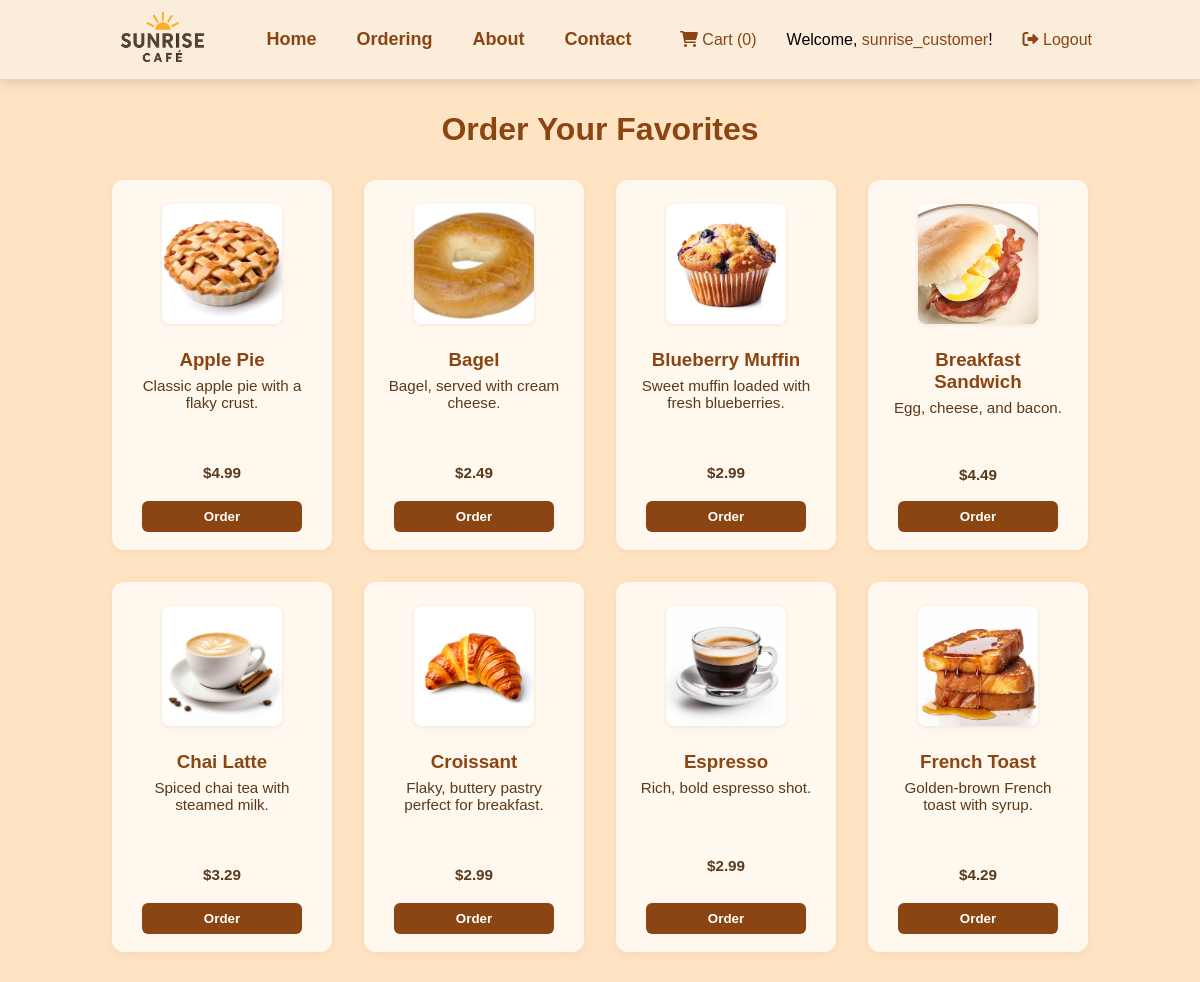
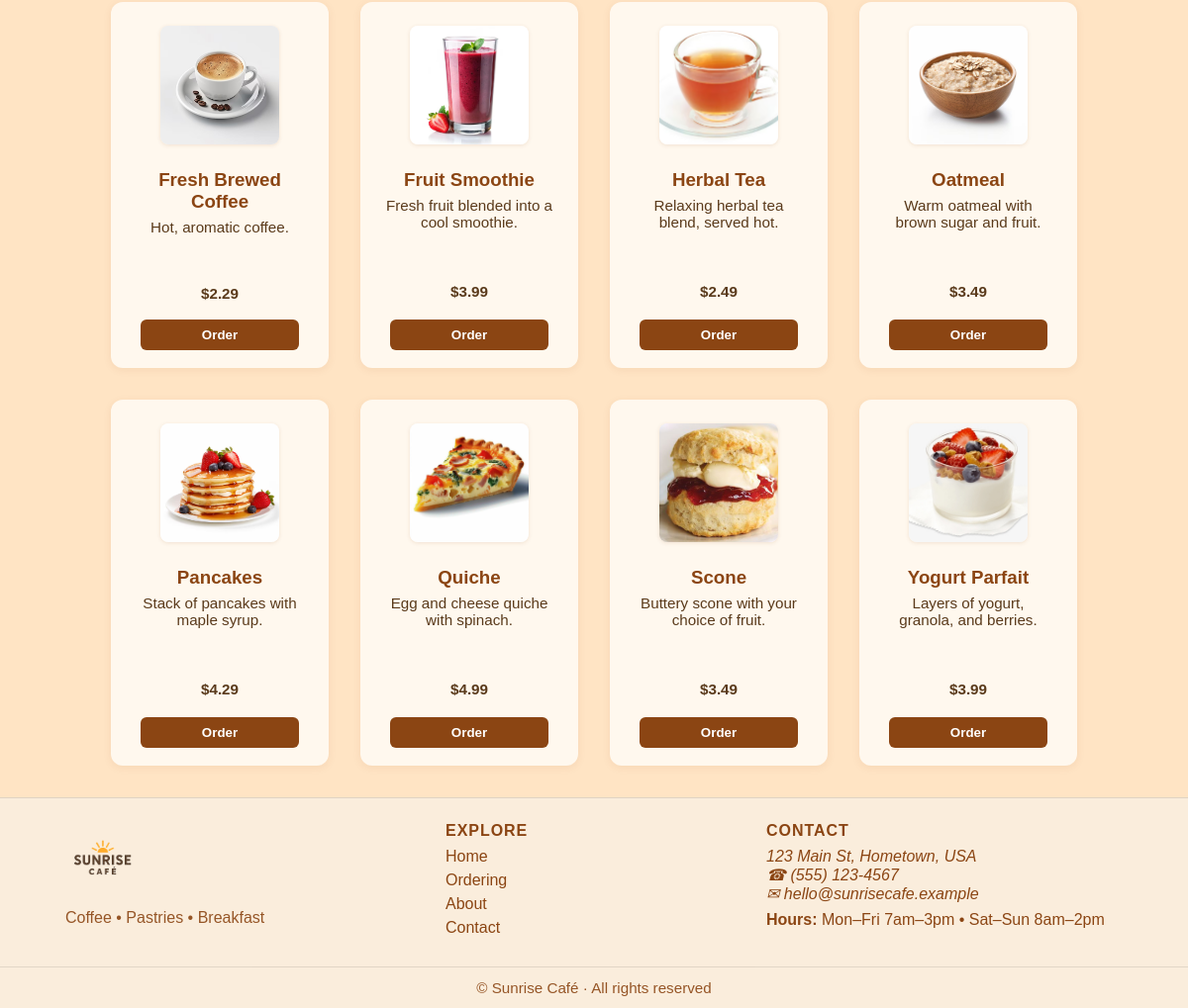
/ordering (signed in), run on the app's committed database (2 pictures, top to bottom).
### Sunrise Website updated/app.py (models this page shows, shortened)
class User(db.Model, UserMixin):
    id = db.Column(db.Integer, primary_key=True)
    username = db.Column(db.String(20), unique=True, nullable=False)
    email = db.Column(db.String(120), unique=True, nullable=False)
    password_hash = db.Column(db.String(60), nullable=False)
    is_admin = db.Column(db.Boolean, nullable=False, default=False) # Added admin flag
    orders = db.relationship('Order', backref='user', lazy=True)

class Product(db.Model):
    id = db.Column(db.Integer, primary_key=True)
    name = db.Column(db.String(100), unique=True, nullable=False)
    description = db.Column(db.String(200), nullable=False)
    price = db.Column(db.Float, nullable=False)
    image_url = db.Column(db.String(100), nullable=False)
    stock = db.Column(db.Integer, nullable=False, default=0) # Inventory tracking

### Sunrise Website updated/app.py (the view)
@app.route('/ordering')
def ordering():
    products = Product.query.order_by(Product.name).all()
    return render_template("ordering.html", products=products)

### Sunrise Website updated/app.py (called while the page is built)
@login_manager.user_loader
def load_user(user_id):
    return User.query.get(int(user_id))

### Sunrise Website updated/templates/ordering.html
{% extends "template.html" %}
{% block head %}
  <link rel="stylesheet" href="{{url_for('static', filename='ordering.css')}}">
{% endblock %}
{% block body %}
  <main class="ordering-menu container">
    <h2 class="menu-title">Order Your Favorites</h2>
    <div class="menu-grid">
      {% for product in products %}
      <div class="menu-item">
        <img src="{{ url_for('static', filename=product.image_url) }}" alt="{{ product.name }}" class="menu-img">
        <h3>{{ product.name }}</h3>
        <p>{{ product.description }}</p>
        <p class="menu-price">${{ "%.2f"|format(product.price) }}</p>
        {% if product.stock > 0 %}
          <button class="order-btn">Order</button>
        {% else %}
          <button class="order-btn" disabled>Out of Stock</button>
        {% endif %}
      </div>
      {% endfor %}
    </div>
  </main>
{% endblock %}

### Sunrise Website updated/templates/template.html (shortened to what this page needs)
<!DOCTYPE html>
<html lang="en">
  <head>
    <link rel="stylesheet" href="https://cdnjs.cloudflare.com/ajax/libs/font-awesome/6.0.0-beta3/css/all.min.css">
    {% block head %}{% endblock %}
  </head>
  <body class = "{% block bodyclass %}{% endblock %}">
    <header class="site-header container">
    <h1 class="logo"><img src="{{url_for('static', filename='Images/image.png')}}" alt="Sunrise Cafe Logo"></h1>
    <nav class="main-nav">
      <ul>
        <li><a href="{{url_for('index')}}">Home</a></li>
        <li><a href="{{url_for('ordering')}}">Ordering</a></li>
        <li><a href="{{url_for('about')}}">About</a></li>
        <li><a href="#footer">Contact</a></li>
      </ul>
    </nav>
    <div class="icons">
    <a href="{{url_for('cart')}}" id="cart-link">
        <i class="fa-solid fa-cart-shopping"></i> Cart (<span id="cart-count">0</span>)
    </a>
    {% if current_user.is_authenticated %}
      {% if current_user.is_admin %}
        <span class="nav-welcome">
          Welcome, <a href="{{ url_for('admin') }}" class="admin-link">{{ current_user.username }}</a>!
        </span>
      {% else %}
        <span class="nav-welcome">
          Welcome, <a href="{{ url_for('my_history') }}" class="admin-link">{{ current_user.username }}</a>!
        </span>
      {% endif %}
      <a href="{{url_for('logout')}}" class="login-link">
        <i class="fa-solid fa-sign-out-alt"></i> Logout
      </a>
    {% else %}
      <a href="#" id="login-btn" class="login-link">
        <i class="fa-solid fa-user"></i> Login
      </a>
    {% endif %}
    </div>
    </header>
    {% block body %}{% endblock %}
    <footer id="footer" class="site-footer container" aria-label="Site footer">
      <div class="footer-inner">
        <section class="footer-col brand">
          <h2 class="footer-logo">
            <img src="{{url_for('static', filename='Images/image.png')}}" alt="Sunrise Cafe Logo">
          </h2>
          <p class="footer-tagline">Coffee • Pastries • Breakfast</p>
        </section>
        <nav class="footer-col links" aria-label="Quick links">
          <h3>Explore</h3>
          <ul>
            <li><a href="{{url_for('index')}}">Home</a></li>
            <li><a href="{{url_for('ordering')}}">Ordering</a></li>
            <li><a href="{{url_for('about')}}">About</a></li>
            <li><a href="#footer">Contact</a></li>
          </ul>
        </nav>
        <section class="footer-col contact" aria-label="Contact">
          <h3>Contact</h3>
          <address>
            123 Main St, Hometown, USA<br>
            <a href="tel:+15551234567" class="footer-link">☎ (555) 123-4567</a><br>
            <a href="mailto:hello@sunrisecafe.example" class="footer-link">✉ hello@sunrisecafe.example</a>
          </address>
          <p class="hours"><strong>Hours:</strong> Mon–Fri 7am–3pm • Sat–Sun 8am–2pm</p>
        </section>
      </div>
      <div class="footer-bottom">
        ©  Sunrise Café · All rights reserved
      </div>
    </footer>
  </body>
</html>

### Sunrise Website updated/static/ordering.css (style rules this page uses)
.ordering-menu { margin: 2em auto; max-width: 1000px; text-align: center; }
.menu-title { font-size: 2em; margin-bottom: 1em; color: #8B4513; }
.menu-grid { display: flex; flex-wrap: wrap; gap: 2em; justify-content: center; }
.menu-item { background: #fff8ee; border-radius: 12px; box-shadow: 0 2px 8px rgba(139,69,19,0.08); padding: 1.5em; width: 220px; display: flex; flex-direction: column; align-items: center; position: relative; min-height: 370px; }
.menu-img { width: 120px; height: 120px; object-fit: cover; border-radius: 8px; margin-bottom: 1em; box-shadow: 0 1px 4px rgba(139,69,19,0.12); }
.menu-item h3 { margin: 0.5em 0 0.3em 0; color: #8B4513; }
.menu-item p { font-size: 0.95em; margin-bottom: 1em; color: #5a3a1b; flex: 1 1 auto; }
.menu-price { display: block; font-size: 1.15em; color: #8B4513; font-weight: bold; margin: 0.5em 0; text-align: center; }
.order-btn { background: #8B4513; color: #fff; border: none; border-radius: 6px; padding: 0.6em 1.2em; font-weight: bold; cursor: pointer; transition: background 0.2s, color 0.2s; position: absolute; left: 50%; bottom: 18px; transform: translateX(-50%); width: 80%; max-width: 160px; }

### Sunrise Website updated/static/base.css (style rules this page uses)
* { margin: 0; padding: 0; box-sizing: border-box; list-style: none; font-family: 'Comic Sans MS', sans-serif; text-decoration: none; }
html { scroll-behavior: smooth; }
body { min-height: 100vh; display: flex; flex-direction: column; background-color: bisque; }
header { display: flex; justify-content: space-between; align-items: center; padding: 0 8px; background: #faeddc; box-shadow: 0 5px 10px rgba(0,0,0,0.11); height: 79px; }
.logo img { height: 110px; width: auto; object-fit: contain; vertical-align: middle; padding-left: 100px; }
.main-nav ul { display: flex; flex-direction: row; gap: 40px; align-items: center; font-weight: bold; font-size: large; }
.main-nav a { color: #8B4513; transition: background 0.2s, color 0.2s; }
.icons { display: flex; gap: 30px; align-items: center; padding-right: 100px; }
.icons a, .icons a i { color: #8B4513; transition: color 0.2s; }
.site-footer { background: #faeddc; color: #8B4513; border-top: 1px solid rgba(0,0,0,0.11); margin-top: auto; }
.site-footer a { color: #8B4513; text-decoration: none; }
.footer-inner { max-width: 1100px; margin: 0 auto; padding: 24px 16px; display: grid; gap: 24px; grid-template-columns: 1.2fr 1fr 1.2fr; }
.footer-col h3 { margin: 0 0 8px; font-size: 1rem; text-transform: uppercase; letter-spacing: .06em; }
.footer-logo img { height: 76px; width: auto; object-fit: contain; }
.footer-tagline { margin-top: 6px; opacity: .9; }
.footer-col ul { padding: 0; margin: 0; }
.footer-col li { margin: 6px 0; }
.hours { margin-top: 8px; }
.footer-bottom { border-top: 1px solid rgba(0,0,0,0.11); text-align: center; padding: 12px 16px; font-size: .95rem; opacity: .9; }

### data on the page
User: username "sunrise_customer"
Product: image_url (picture), name "Apple Pie", description "Classic apple pie with a flaky crust.", price "4.99", stock "Order"
Product: image_url (picture), name "Bagel", description "Bagel, served with cream cheese.", price "2.49", stock "Order"
Product: image_url (picture), name "Blueberry Muffin", description "Sweet muffin loaded with fresh blueberries.", price "2.99", stock "Order"
Product: image_url (picture), name "Breakfast Sandwich", description "Egg, cheese, and bacon.", price "4.49", stock "Order"
Product: image_url (picture), name "Chai Latte", description "Spiced chai tea with steamed milk.", price "3.29", stock "Order"
Product: image_url (picture), name "Croissant", description "Flaky, buttery pastry perfect for breakfast.", price "2.99", stock "Order"
Product: image_url (picture), name "Espresso", description "Rich, bold espresso shot.", price "2.99", stock "Order"
Product: image_url (picture), name "French Toast", description "Golden-brown French toast with syrup.", price "4.29", stock "Order"
Product: image_url (picture), name "Fresh Brewed Coffee", description "Hot, aromatic coffee.", price "2.29", stock "Order"
Product: image_url (picture), name "Fruit Smoothie", description "Fresh fruit blended into a cool smoothie.", price "3.99", stock "Order"
Product: image_url (picture), name "Herbal Tea", description "Relaxing herbal tea blend, served hot.", price "2.49", stock "Order"
Product: image_url (picture), name "Oatmeal", description "Warm oatmeal with brown sugar and fruit.", price "3.49", stock "Order"
Product: image_url (picture), name "Pancakes", description "Stack of pancakes with maple syrup.", price "4.29", stock "Order"
Product: image_url (picture), name "Quiche", description "Egg and cheese quiche with spinach.", price "4.99", stock "Order"
Product: image_url (picture), name "Scone", description "Buttery scone with your choice of fruit.", price "3.49", stock "Order"
Product: image_url (picture), name "Yogurt Parfait", description "Layers of yogurt, granola, and berries.", price "3.99", stock "Order"
